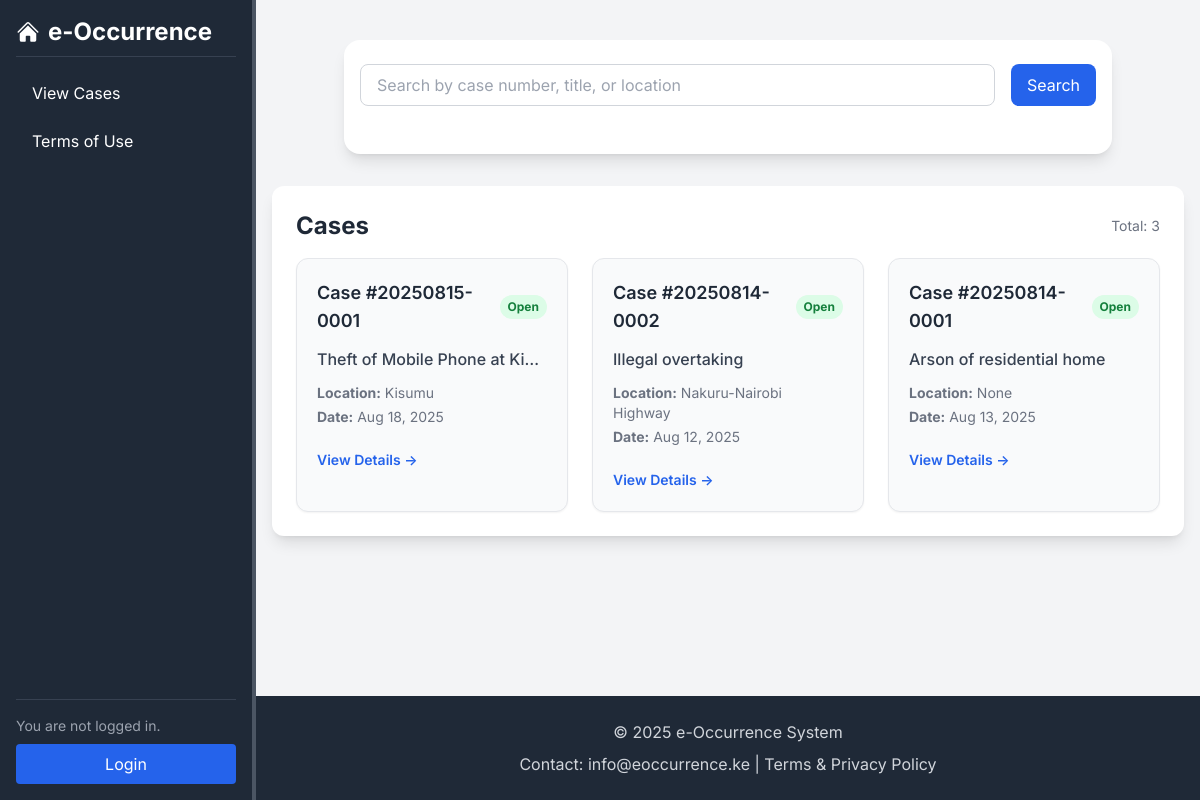
The app's page /cases/cases-list/, older data.
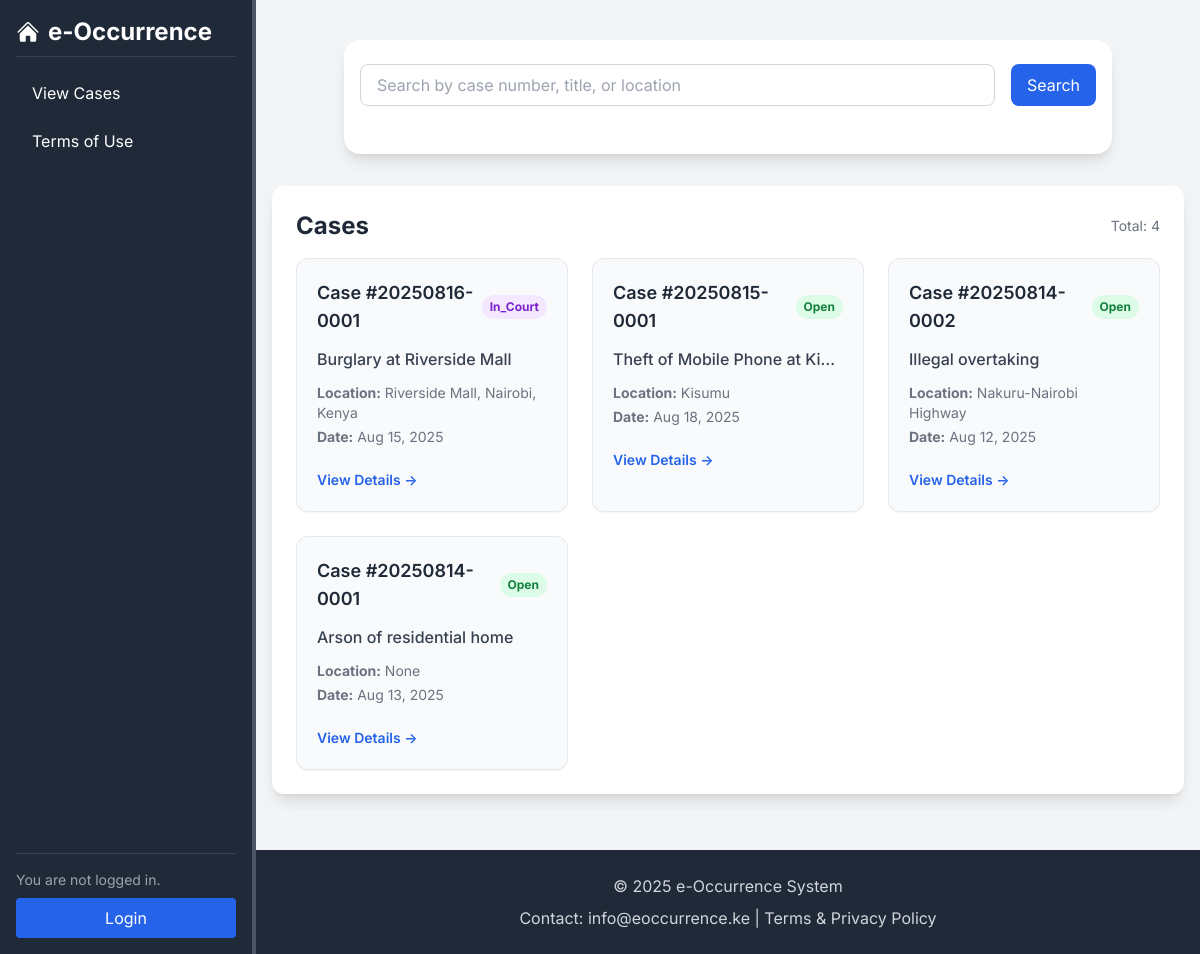
The same page, newer data.
### cases/models.py (models this page shows, shortened)
class Case(models.Model):
    STATUS_CHOICES = [
        ('open', 'Open'),
        ('under_investigation', 'Under Investigation'),
        ('in_court', 'In Court'),
        ('closed', 'Closed'),
        ('dismissed', 'Dismissed'),
    ]
    BAIL_CHOICES = [
        ('granted', 'Granted'),
        ('denied', 'Denied'),
        ('pending', 'Pending'),
        ('not_applicable', 'Not Applicable'),
    ]
    CASE_TYPE_CHOICES = [
    ('ASSAULT', 'Assault'),
    ('GBV', 'Gender-Based Violence'),
    ('HOMICIDE', 'Homicide / Murder'),
    ('MISSING_PERSON', 'Missing Person'),
    ('SUICIDE', 'Suicide / Attempted Suicide'),
    ('THEFT', 'Theft'),
    ('ROBBERY', 'Robbery'),
    ('BURGLARY', 'Burglary / Break-in'),
    ('ARSON', 'Arson'),
    ('FRAUD', 'Fraud'),
    ('CORRUPTION', 'Corruption / Bribery'),
    ('TRAFFIC', 'Traffic Offense'),
    ('PUBLIC_DISTURBANCE', 'Public Disturbance'),
    ('ILLEGAL_ASSEMBLY', 'Illegal Assembly / Protest'),
    ('DRUG_POSSESSION', 'Drug Possession / Trafficking'),
    ('ILLEGAL_WEAPONS', 'Illegal Possession of Firearms / Weapons'),
    ('DOMESTIC', 'Domestic Dispute'),
    ('CHILD_ABUSE', 'Child Abuse / Neglect'),
    ('LOST_PROPERTY', 'Lost Property'),
    ('RECOVERED_PROPERTY', 'Recovered Property'),
    ('OTHER', 'Other'),
]
    uuid = models.UUIDField(default=uuid.uuid4, unique=True, editable=False)
    case_number = models.CharField(max_length=50, unique=True)
    case_type = models.CharField(
        max_length=30, choices=CASE_TYPE_CHOICES, default='OTHER',
    )
    complainant = models.ForeignKey(
        'Complainant', on_delete=models.SET_NULL, null=True, related_name='cases'
    )
    suspects = models.ManyToManyField(
        'Suspect', blank=True, related_name='cases'
    )
    witnesses = models.ManyToManyField(
        'Witness', blank=True, related_name='cases'
    )
    incident_date = models.DateField(null=True, blank=True)  # Date of the incident
    report_date = models.DateField(auto_now_add=True)  # Date when the case was reported
    location = models.CharField(max_length=255, blank=True, null=True)
    title = models.CharField(max_length=255)
    description = models.TextField(blank=True)
    recorded_by = models.ForeignKey(
        User, on_delete=models.SET_NULL, null=True, related_name='cases_reported'
    )
    bail_decision = models.CharField(
        max_length=20, choices=BAIL_CHOICES, default='pending',
    )
    status = models.CharField(max_length=30, choices=STATUS_CHOICES, default='open')
    court_date = models.DateField(null=True, blank=True)
    created_at = models.DateTimeField(auto_now_add=True)
    updated_at = models.DateTimeField(auto_now=True)
    class Meta:
        ordering = ['-created_at']

### cases/views.py (the view)
# urls.py: path('cases-list/', views.view_cases, name='view_cases'),
def view_cases(request):
    qs = Case.objects.all()
    total_results = qs.count()
    cases = qs[:20]
    if total_results > 20:
        messages.info(request, f"Showing only 20 of {total_results} cases. Please use search to refine results.")
    return render(request, 'cases/view_cases.html', {
        'cases': cases,
        'total_results': total_results,  # pass count to template
    })

### cases/templates/cases/view_cases.html (shortened to what this page needs)
{% extends "core/base.html" %}
{% block content %}
    {% include "cases/partials/case-listing.html" %}
{% endblock %}

### cases/templates/cases/partials/case-listing.html (shortened to what this page needs)
<div class="max-w-3xl mx-auto px-4 py-6 bg-white shadow-lg rounded-2xl mb-8">
    <form method="GET" action="{% url 'cases:search_cases' %}" class="mb-6">
        <div class="flex space-x-4">
            <input type="text" name="query" placeholder="Search by case number, title, or location"
                    class="flex-1 px-4 py-2 border border-gray-300 rounded-lg focus:outline-none focus:ring-2 focus:ring-blue-500">
            <button type="submit" class="px-4 py-2 bg-blue-600 text-white rounded-lg hover:bg-blue-700">Search</button>
        </div>
    </form>
</div>
<div class="w-full mx-auto bg-white p-6 shadow-lg rounded-xl">
    <div class="flex justify-between items-center mb-4">
        <h2 class="text-2xl font-bold text-gray-800">Cases</h2>
        <span class="text-sm text-gray-500">Total: {{ total_results }}</span>
    </div>
    {% if cases %}
        <ul class="grid grid-cols-1 md:grid-cols-2 lg:grid-cols-3 gap-6">
            {% for case in cases %}
                <li class="bg-gray-50 rounded-xl shadow-sm hover:shadow-lg transition duration-200 overflow-hidden border border-gray-200">
                    <a class="block p-5 space-y-3 h-full" href="{% url 'cases:case_details' case.uuid %}">
                        <div class="flex justify-between items-center">
                            <h3 class="text-lg font-semibold text-gray-800">
                                Case #{{ case.case_number }}
                            </h3>
                            <span class="px-2 py-1 text-xs font-bold rounded-full
                                {% if case.status == 'open' %}bg-green-100 text-green-700
                                {% elif case.status == 'closed' %}bg-red-100 text-red-700
                                {% elif case.status == 'under_investigation' %}bg-yellow-100 text-yellow-800
                                {% elif case.status == 'in_court' %}bg-purple-100 text-purple-700
                                {% elif case.status == 'pending' %}bg-blue-100 text-blue-700
                                {% else %}bg-gray-100 text-gray-700{% endif %}">
                                {{ case.status|title }}
                            </span>
                        </div>
                        <p class="text-gray-700 font-medium truncate">
                            {{ case.title }}
                        </p>
                        <div class="text-sm text-gray-500 space-y-1">
                            <p><strong>Location:</strong> {{ case.location }}</p>
                            <p><strong>Date:</strong> {{ case.incident_date|date:"M j, Y" }}</p>
                        </div>
                            <div class="pt-2">
                                <span class="inline-block text-blue-600 text-sm font-semibold hover:underline">
                                    View Details →
                                </span>
                            </div>
                    </a>
                </li>
            {% endfor %}
        </ul>
    {% else %}
        <div class="text-center text-gray-500 py-10">
            No cases found.
        </div>
    {% endif %}
</div>

Row changes from the older to the newer data that the page shows:
added Case: case_number "20250816-0001", status "In_Court", title "Burglary at Riverside Mall", location "Riverside Mall, Nairobi, Kenya", incident_date "Aug 15, 2025"
Text that changed along with them:
{{ total_results }}: "3" → "4"
